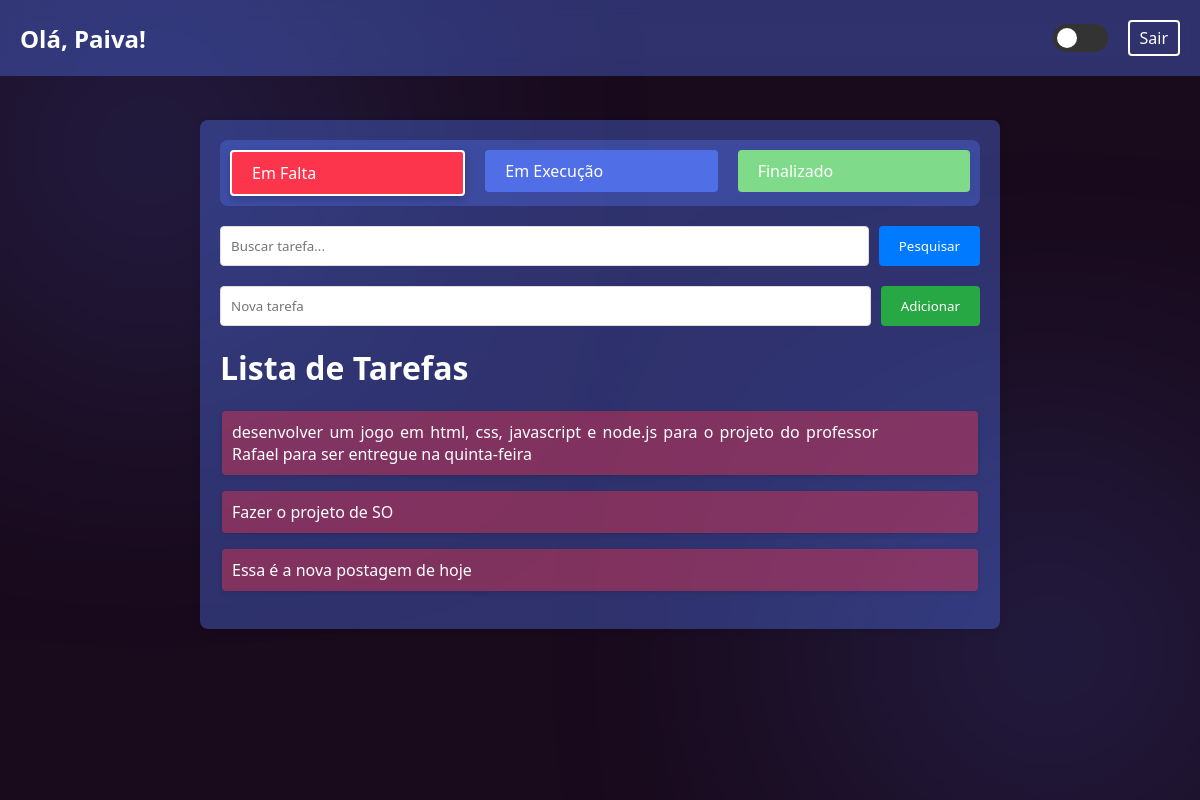
/index.php (signed in), run on the app's committed database.
### tables this page shows
CREATE TABLE `tarefas` (
  `id` int(11) NOT NULL AUTO_INCREMENT,
  `user_id` int(11) NOT NULL,
  `titulo` varchar(255) NOT NULL,
  `status` enum('falta','execucao','finalizado') DEFAULT 'falta',
  `data_criacao` timestamp NOT NULL DEFAULT current_timestamp(),
  `data_finalizacao` datetime DEFAULT NULL,
  PRIMARY KEY (`id`),
  KEY `user_id` (`user_id`),
  CONSTRAINT `tarefas_ibfk_1` FOREIGN KEY (`user_id`) REFERENCES `usuarios` (`id`) ON DELETE CASCADE
);

### index.php (the view, shortened to what this page needs)
<?php
require_once 'config.php';
$user_id = $_SESSION['user_id'];
$search = $_GET['search'] ?? '';
$status_filter = $_GET['status'] ?? 'falta';
$sql = "SELECT * FROM tarefas WHERE user_id = :user_id AND status = :status";
$sql .= " ORDER BY data_criacao DESC";
$stmt = $pdo->prepare($sql);
$stmt->bindValue(':user_id', $user_id);
$stmt->bindValue(':status', $status_filter);
$stmt->execute();
$tarefas = $stmt->fetchAll(PDO::FETCH_ASSOC);
?>
<!DOCTYPE html>
<html lang="pt-br">
<head>
    <link rel="stylesheet" href="public/css/style.css">
</head>
<body class="dark-theme">
    <div class="circulo-gradiente1"></div>
    <div class="circulo-gradiente2"></div>
    <header>
        <h2>Olá, <?= htmlspecialchars($_SESSION['username']) ?>!</h2>
        <div class="dark-light">
        <label class="switch">
            <span class="slider">
            </span>
        </label>
        <a id="sair" href="logout.php">Sair</a>
    </div>
    </header>
    <div class="container">
        <nav class="tabs">
            <a href="?status=falta" id="falta" class="<?= $status_filter == 'falta' ? 'active' : '' ?>">Em Falta</a>
            <a href="?status=execucao" id="execucao" class="<?= $status_filter == 'execucao' ? 'active' : '' ?>">Em Execução</a>
            <a href="?status=finalizado" id="finalizado" class="<?= $status_filter == 'finalizado' ? 'active' : '' ?>">Finalizado</a>
        </nav>
        <form method="GET">
            <input type="text" name="search" placeholder="Buscar tarefa..." value="<?= htmlspecialchars($search) ?>">
            <button type="submit">Pesquisar</button>
        </form>
        <form action="actions.php?action=add" method="POST">
            <input type="text" name="titulo" placeholder="Nova tarefa" required>
            <button type="submit" class="btn btn-add">Adicionar</button>
        </form>
        <h1>Lista de Tarefas</h1>
        <table>
            <?php foreach ($tarefas as $t): ?>
                <tr class="<?= $t['status'] == 'falta' ? 'bg-falta' : ($t['status'] == 'execucao' ? 'bg-execucao' : 'bg-finalizado') ?>">
                    <td><?= htmlspecialchars($t['titulo']) ?></td>
                    <td>
                        <?php if ($t['status'] == 'falta'): ?>
                            <a href="actions.php?action=update&id=<?= $t['id'] ?>&to=execucao"><ion-icon name="play"></ion-icon></a>
                        <?php elseif ($t['status'] == 'execucao'): ?>
                            <a href="actions.php?action=update&id=<?= $t['id'] ?>&to=finalizado"><ion-icon name="checkmark"></ion-icon></a>
                        <?php else: ?>
                            <span>✅ Finalizado em: <?= date('d/m/H:i', strtotime($t['data_finalizacao'])) ?></span>
                        <?php endif; ?>
                        <a href="javascript:void(0)" onclick="confirmarExclusao(<?= $t['id'] ?>)"><ion-icon name="trash"></ion-icon></a>
                    </td>
                </tr>
            <?php endforeach; ?>
        </table>
    </div>
</body>
</html>

### public/css/style.css (style rules this page uses)
:root { --primary-color: #506ee5; --primary-color-transparent: rgba(80, 110, 229, 0.4); --bg-color: #190a1c; --green-color: #7fda89; --green-color-transparent: rgba(127, 218, 137, 0.4); --red-color: #FC354C; --red-color-transparent: rgba(252, 53, 76, 0.4); --text-color: #fff; --black-color: #000; }
* { margin: 0; padding: 0; text-decoration: none; box-sizing: border-box; font-family: 'Segoe UI', Tahoma, Geneva, Verdana, sans-serif; }
body { background-color: var(--bg-color); color: var(--text-color); transition: background 0.4s, color 0.4s; font-family: sans-serif; }
a { color: var(--text-color); }
.circulo-gradiente1, .circulo-gradiente2 { width: 300px; height: 300px; position: fixed ; border-radius: 50%; filter: blur(150px); background: radial-gradient(circle at center, var(--primary-color), transparent); z-index: -1; }
.circulo-gradiente1 { top: 0px; left: 0px; }
.circulo-gradiente2 { bottom: 0px; right: 0px; }
body:has(.container) { display: block; height: auto; }
header { padding: 20px; display: flex; justify-content: space-between; align-items: center; background: var(--primary-color-transparent); position: fixed; top: 0; left: 0; right: 0; z-index: 1000; backdrop-filter: blur(10px); }
.dark-light { display: flex; align-items: center; gap: 20px; }
.switch { position: relative; display: inline-block; width: 55px; height: 28px; }
.slider { position: absolute; cursor: pointer; top: 0; left: 0; right: 0; bottom: 0; background-color: #333; transition: .4s; border-radius: 34px; }
.slider:before { position: absolute; content: ""; height: 20px; width: 20px; left: 4px; bottom: 4px; background-color: white; transition: .4s; border-radius: 50%; }
#sair { color: var(--text-color); background: transparent; border: 2px solid var(--text-color); padding: 5px 10px; border-radius: 4px; transition: background-color 0.3s, color 0.3s; }
.container { position: relative; max-width: 800px; margin: 120px auto; background: var(--primary-color-transparent); padding: 20px; border-radius: 8px; box-shadow: 0 4px 10px rgba(0,0,0,0.1); z-index: 1; }
.container h1 { margin-bottom: 20px; }
.tabs { display: flex; gap: 20px; margin-bottom: 20px; background: var(--primary-color-transparent); padding: 10px; justify-content: center; border-radius: 8px; }
.active { border: 2px solid var(--text-color); box-shadow: 0 4px 10px rgba(0,0,0,0.2); }
.tabs a { width: 100%; height: 100%; padding: 10px 20px; border-radius: 4px; color: var(--white-color); background: transparent; transition: background-color 0.3s; }
#falta { background-color: var(--red-color); }
#execucao { background-color: var(--primary-color); }
#finalizado { background-color: var(--green-color); }
form { display: flex; gap: 10px; margin-bottom: 20px; }
form input[type="text"] { flex: 1; padding: 10px; border: 1px solid #ddd; border-radius: 4px; }
form button { padding: 10px 20px; background-color: #007bff; color: white; border: none; border-radius: 4px; cursor: pointer; }
.btn-add { background-color: #28a745; }
table { width: 100%; }
tr { width: 100%; position: relative; display: flex; justify-content: space-between; gap: 10px; margin-bottom: 16px; background: var(--primary-color-transparent); border-radius: 4px; box-shadow: 0 2px 5px rgba(0,0,0,0.1); }
td a { margin-left: 10px; padding: 5px 10px; border-radius: 4px; color: var(--white-color); }
td { display: flex; align-items: center; text-align: justify; padding: 10px; }
.bg-falta { background-color: var(--red-color-transparent); }

### data on the page
tarefas: titulo "desenvolver um jogo em html, css, javascript e node.js para o projeto do professor Rafael para ser entregue na quinta-feira"
tarefas: titulo "Fazer o projeto de SO"
tarefas: titulo "Essa é a nova postagem de hoje"

### other printed values
$_SESSION['username'] "Paiva"
